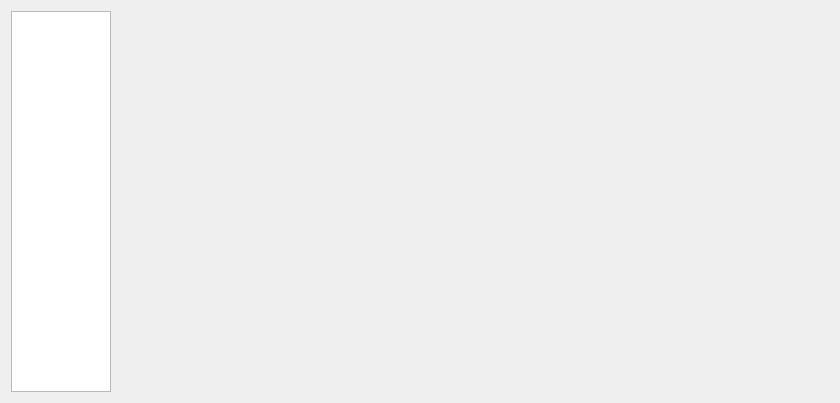
<?xml version="1.0" encoding="UTF-8"?>
<ui version="4.0">
 <class>ClamDB</class>
 <widget class="QWidget" name="ClamDB">
  <property name="geometry">
   <rect>
    <x>0</x>
    <y>0</y>
    <width>840</width>
    <height>403</height>
   </rect>
  </property>
  <property name="windowTitle">
   <string>clamDB</string>
  </property>
  <layout class="QHBoxLayout" name="horizontalLayout" stretch="0,0">
   <property name="rightMargin">
    <number>9</number>
   </property>
   <item>
    <widget class="QListWidget" name="pageList">
     <property name="sizePolicy">
      <sizepolicy hsizetype="Preferred" vsizetype="Preferred">
       <horstretch>0</horstretch>
       <verstretch>0</verstretch>
      </sizepolicy>
     </property>
     <property name="maximumSize">
      <size>
       <width>100</width>
       <height>16777215</height>
      </size>
     </property>
    </widget>
   </item>
   <item>
    <widget class="QStackedWidget" name="stackedWidget">
     <property name="sizePolicy">
      <sizepolicy hsizetype="Expanding" vsizetype="Expanding">
       <horstretch>1</horstretch>
       <verstretch>1</verstretch>
      </sizepolicy>
     </property>
    </widget>
   </item>
  </layout>
 </widget>
 <resources/>
 <connections/>
</ui>
